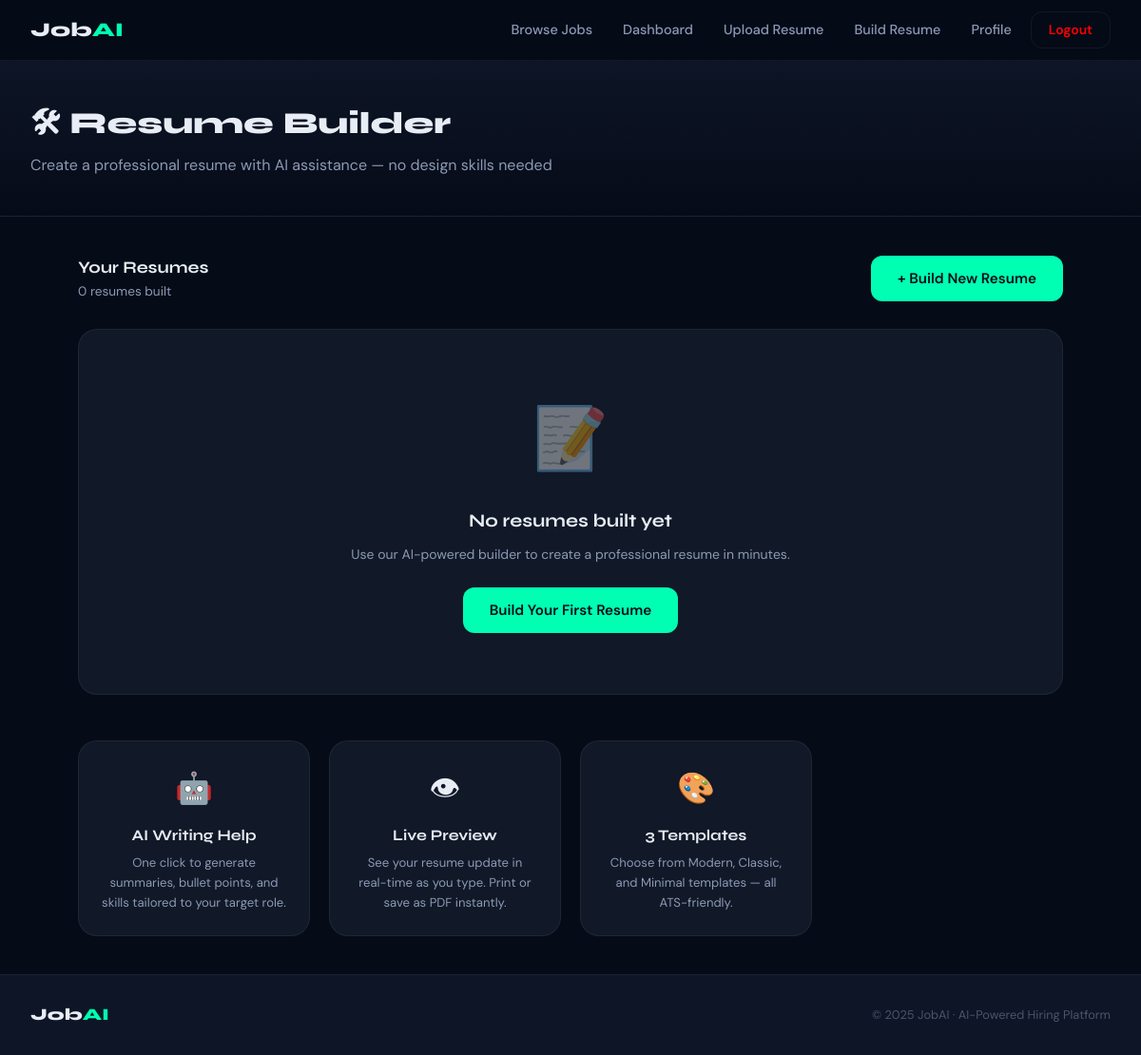
The page /resumes/builder/ (signed in) on the database as committed earlier.
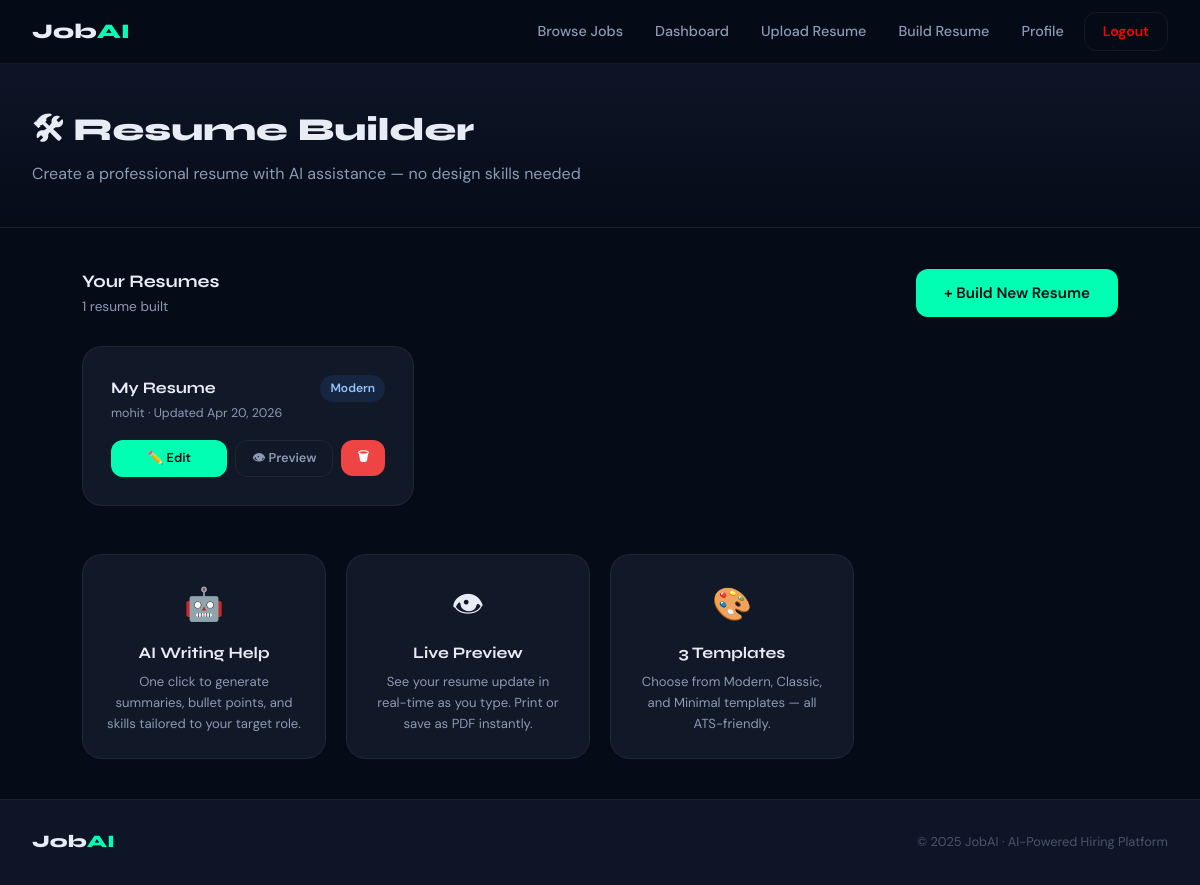
The same page on the database as committed later.
### resumes/models.py (models this page shows, shortened)
class ResumeBuilder(models.Model):
    TEMPLATE_CHOICES = [
        ('modern', 'Modern'),
        ('classic', 'Classic'),
        ('minimal', 'Minimal'),
    ]
    user = models.ForeignKey(settings.AUTH_USER_MODEL, on_delete=models.CASCADE, related_name='built_resumes')
    title = models.CharField(max_length=100, default='My Resume')
    template = models.CharField(max_length=20, choices=TEMPLATE_CHOICES, default='modern')
    full_name = models.CharField(max_length=100, blank=True)
    email = models.EmailField(blank=True)
    phone = models.CharField(max_length=20, blank=True)
    location = models.CharField(max_length=100, blank=True)
    linkedin = models.URLField(blank=True)
    github = models.URLField(blank=True)
    website = models.URLField(blank=True)
    summary = models.TextField(blank=True)
    experience = models.TextField(blank=True, default='[]')  # JSON
    education = models.TextField(blank=True, default='[]')   # JSON
    skills = models.TextField(blank=True)
    projects = models.TextField(blank=True, default='[]')    # JSON
    certifications = models.TextField(blank=True)
    ai_enhanced = models.BooleanField(default=False)
    created_at = models.DateTimeField(auto_now_add=True)
    updated_at = models.DateTimeField(auto_now=True)

### resumes/views.py (the view)
# urls.py: path('builder/', views.builder_list, name='builder_list'),
@login_required
def builder_list(request):
    resumes = ResumeBuilder.objects.filter(user=request.user).order_by('-updated_at')
    return render(request, 'resumes/builder_list.html', {'resumes': resumes})

### accounts/models.py (called while the page is built)
    def is_seeker(self):
        return self.role == 'seeker'

### templates/resumes/builder_list.html (shortened to what this page needs)
{% extends 'base.html' %}
{% block content %}
<div class="page-header">
    <div class="page-header-inner">
        <h1>🛠 Resume Builder</h1>
        <p>Create a professional resume with AI assistance — no design skills needed</p>
    </div>
</div>
<div style="max-width:1100px;margin:0 auto;padding:40px 2rem;">
    <div style="display:flex;align-items:center;justify-content:space-between;margin-bottom:28px;flex-wrap:wrap;gap:12px;">
        <div>
            <div style="font-family:var(--font-display);font-weight:700;font-size:1.1rem;">Your Resumes</div>
            <div style="color:var(--text2);font-size:0.85rem;">{{ resumes.count }} resume{{ resumes.count|pluralize }} built</div>
        </div>
        <a href="{% url 'builder_create' %}" class="btn btn-primary">+ Build New Resume</a>
    </div>
    {% if resumes %}
    <div class="card-grid card-grid-3">
        {% for r in resumes %}
        <div class="card" style="display:flex;flex-direction:column;gap:16px;">
            <div style="display:flex;align-items:flex-start;justify-content:space-between;gap:8px;">
                <div>
                    <div style="font-family:var(--font-display);font-weight:700;font-size:1rem;margin-bottom:4px;">{{ r.title }}</div>
                    <div style="font-size:0.78rem;color:var(--text2);">{{ r.full_name }} · Updated {{ r.updated_at|date:"M d, Y" }}</div>
                </div>
                <span class="badge badge-type" style="white-space:nowrap;">{{ r.get_template_display }}</span>
            </div>
            <div style="display:flex;gap:8px;margin-top:auto;flex-wrap:wrap;">
                <a href="{% url 'builder_edit' r.pk %}" class="btn-primary-sm btn-sm" style="flex:1;justify-content:center;">✏️ Edit</a>
                <a href="{% url 'builder_preview' r.pk %}" class="btn-outline-sm btn-sm" target="_blank">👁 Preview</a>
                <form method="post" action="{% url 'builder_delete' r.pk %}" onsubmit="return confirm('Delete this resume?')">
                    {% csrf_token %}<button type="submit" class="btn btn-danger btn-sm">🗑</button>
                </form>
            </div>
        </div>
        {% endfor %}
    </div>
    {% else %}
    <div class="empty-state card">
        <div class="empty-icon">📝</div>
        <div class="empty-title">No resumes built yet</div>
        <p class="empty-sub">Use our AI-powered builder to create a professional resume in minutes.</p>
        <a href="{% url 'builder_create' %}" class="btn btn-primary">Build Your First Resume</a>
    </div>
    {% endif %}
    <div style="margin-top:48px;display:grid;grid-template-columns:repeat(auto-fill,minmax(220px,1fr));gap:20px;">
        <div class="card" style="text-align:center;padding:24px;">
            <div style="font-size:2rem;margin-bottom:10px;">🤖</div>
            <div style="font-family:var(--font-display);font-weight:700;margin-bottom:6px;">AI Writing Help</div>
            <p style="color:var(--text2);font-size:0.82rem;">One click to generate summaries, bullet points, and skills tailored to your target role.</p>
        </div>
        <div class="card" style="text-align:center;padding:24px;">
            <div style="font-size:2rem;margin-bottom:10px;">👁</div>
            <div style="font-family:var(--font-display);font-weight:700;margin-bottom:6px;">Live Preview</div>
            <p style="color:var(--text2);font-size:0.82rem;">See your resume update in real-time as you type. Print or save as PDF instantly.</p>
        </div>
        <div class="card" style="text-align:center;padding:24px;">
            <div style="font-size:2rem;margin-bottom:10px;">🎨</div>
            <div style="font-family:var(--font-display);font-weight:700;margin-bottom:6px;">3 Templates</div>
            <p style="color:var(--text2);font-size:0.82rem;">Choose from Modern, Classic, and Minimal templates — all ATS-friendly.</p>
        </div>
    </div>
</div>
{% endblock %}

Rows that differ between the two databases and show on the page:
added ResumeBuilder: title "My Resume", full_name "mohit", updated_at "Apr 20, 2026", template "Modern"
Other text that changed with them:
{{ resumes.count }}: "0" → "1"
text no longer shown: "📝 No resumes built yet Use our AI-powered builder to create a professional resume in minutes. Build Your First Resume"
